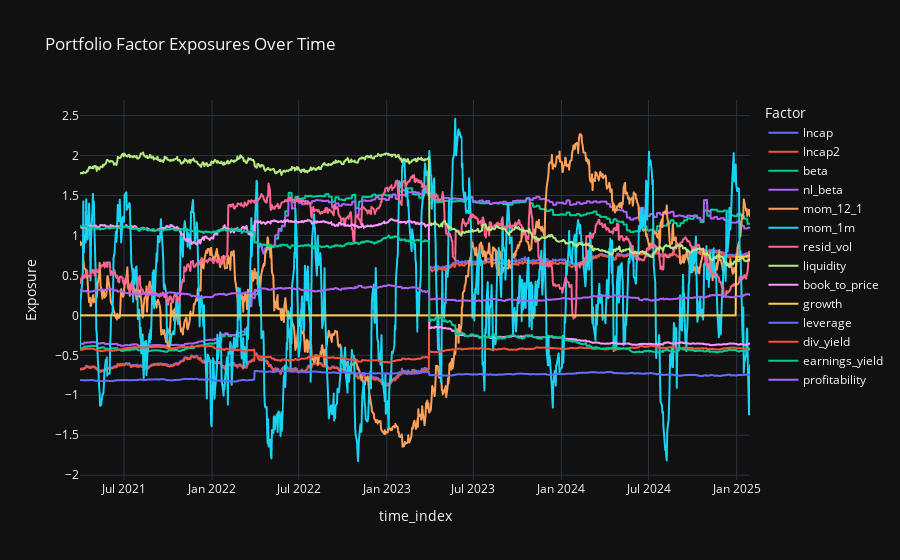

Notebook cell for this chart:
### Markdown cell above
## 3. Compute Portfolio Exposures Over Time
Aggregate asset exposures into portfolio exposures:

$$ x_f(t) = \sum_i w_i \, X_{i,f}(t) $$

### Code cell
# 3. Compute portfolio exposures
port_expo = pfa.portfolio_exposure_df.reset_index().melt(
    id_vars='time_index', var_name='Factor', value_name='Exposure'
)
fig = px.line(port_expo, x='time_index', y='Exposure', color='Factor',
              title='Portfolio Factor Exposures Over Time')
fig.show()

### Figure 1 — Plotly figure (JSON) as saved in the notebook; plotly's stock layout.template omitted (floating-point values rounded to 4 significant figures; data arrays with more than 128 entries replaced by an {"elided": "..."} marker saying what was removed)
{"data": [{"hovertemplate": "Factor=lncap<br>time_index=%{x}<br>Exposure=%{y}<extra></extra>", "legendgroup": "lncap", "line": {"color": "#636efa", "dash": "solid"}, "marker": {"symbol": "circle"}, "mode": "lines", "name": "lncap", "showlegend": true, "x": {"elided": "964 str values"}, "xaxis": "x", "y": {"elided": "964 float values"}, "yaxis": "y", "type": "scattergl"}, {"hovertemplate": "Factor=lncap2<br>time_index=%{x}<br>Exposure=%{y}<extra></extra>", "legendgroup": "lncap2", "line": {"color": "#EF553B", "dash": "solid"}, "marker": {"symbol": "circle"}, "mode": "lines", "name": "lncap2", "showlegend": true, "x": {"elided": "964 str values"}, "xaxis": "x", "y": {"elided": "964 float values"}, "yaxis": "y", "type": "scattergl"}, {"hovertemplate": "Factor=beta<br>time_index=%{x}<br>Exposure=%{y}<extra></extra>", "legendgroup": "beta", "line": {"color": "#00cc96", "dash": "solid"}, "marker": {"symbol": "circle"}, "mode": "lines", "name": "beta", "showlegend": true, "x": {"elided": "964 str values"}, "xaxis": "x", "y": {"elided": "964 float values"}, "yaxis": "y", "type": "scattergl"}, {"hovertemplate": "Factor=nl_beta<br>time_index=%{x}<br>Exposure=%{y}<extra></extra>", "legendgroup": "nl_beta", "line": {"color": "#ab63fa", "dash": "solid"}, "marker": {"symbol": "circle"}, "mode": "lines", "name": "nl_beta", "showlegend": true, "x": {"elided": "964 str values"}, "xaxis": "x", "y": {"elided": "964 float values"}, "yaxis": "y", "type": "scattergl"}, {"hovertemplate": "Factor=mom_12_1<br>time_index=%{x}<br>Exposure=%{y}<extra></extra>", "legendgroup": "mom_12_1", "line": {"color": "#FFA15A", "dash": "solid"}, "marker": {"symbol": "circle"}, "mode": "lines", "name": "mom_12_1", "showlegend": true, "x": {"elided": "964 str values"}, "xaxis": "x", "y": {"elided": "964 float values"}, "yaxis": "y", "type": "scattergl"}, {"hovertemplate": "Factor=mom_1m<br>time_index=%{x}<br>Exposure=%{y}<extra></extra>", "legendgroup": "mom_1m", "line": {"color": "#19d3f3", "dash": "solid"}, "marker": {"symbol": "circle"}, "mode": "lines", "name": "mom_1m", "showlegend": true, "x": {"elided": "964 str values"}, "xaxis": "x", "y": {"elided": "964 float values"}, "yaxis": "y", "type": "scattergl"}, {"hovertemplate": "Factor=resid_vol<br>time_index=%{x}<br>Exposure=%{y}<extra></extra>", "legendgroup": "resid_vol", "line": {"color": "#FF6692", "dash": "solid"}, "marker": {"symbol": "circle"}, "mode": "lines", "name": "resid_vol", "showlegend": true, "x": {"elided": "964 str values"}, "xaxis": "x", "y": {"elided": "964 float values"}, "yaxis": "y", "type": "scattergl"}, {"hovertemplate": "Factor=liquidity<br>time_index=%{x}<br>Exposure=%{y}<extra></extra>", "legendgroup": "liquidity", "line": {"color": "#B6E880", "dash": "solid"}, "marker": {"symbol": "circle"}, "mode": "lines", "name": "liquidity", "showlegend": true, "x": {"elided": "964 str values"}, "xaxis": "x", "y": {"elided": "964 float values"}, "yaxis": "y", "type": "scattergl"}, {"hovertemplate": "Factor=book_to_price<br>time_index=%{x}<br>Exposure=%{y}<extra></extra>", "legendgroup": "book_to_price", "line": {"color": "#FF97FF", "dash": "solid"}, "marker": {"symbol": "circle"}, "mode": "lines", "name": "book_to_price", "showlegend": true, "x": {"elided": "964 str values"}, "xaxis": "x", "y": {"elided": "964 float values"}, "yaxis": "y", "type": "scattergl"}, {"hovertemplate": "Factor=growth<br>time_index=%{x}<br>Exposure=%{y}<extra></extra>", "legendgroup": "growth", "line": {"color": "#FECB52", "dash": "solid"}, "marker": {"symbol": "circle"}, "mode": "lines", "name": "growth", "showlegend": true, "x": {"elided": "964 str values"}, "xaxis": "x", "y": {"elided": "964 float values"}, "yaxis": "y", "type": "scattergl"}, {"hovertemplate": "Factor=leverage<br>time_index=%{x}<br>Exposure=%{y}<extra></extra>", "legendgroup": "leverage", "line": {"color": "#636efa", "dash": "solid"}, "marker": {"symbol": "circle"}, "mode": "lines", "name": "leverage", "showlegend": true, "x": {"elided": "964 str values"}, "xaxis": "x", "y": {"elided": "964 float values"}, "yaxis": "y", "type": "scattergl"}, {"hovertemplate": "Factor=div_yield<br>time_index=%{x}<br>Exposure=%{y}<extra></extra>", "legendgroup": "div_yield", "line": {"color": "#EF553B", "dash": "solid"}, "marker": {"symbol": "circle"}, "mode": "lines", "name": "div_yield", "showlegend": true, "x": {"elided": "964 str values"}, "xaxis": "x", "y": {"elided": "964 float values"}, "yaxis": "y", "type": "scattergl"}, {"hovertemplate": "Factor=earnings_yield<br>time_index=%{x}<br>Exposure=%{y}<extra></extra>", "legendgroup": "earnings_yield", "line": {"color": "#00cc96", "dash": "solid"}, "marker": {"symbol": "circle"}, "mode": "lines", "name": "earnings_yield", "showlegend": true, "x": {"elided": "964 str values"}, "xaxis": "x", "y": {"elided": "964 float values"}, "yaxis": "y", "type": "scattergl"}, {"hovertemplate": "Factor=profitability<br>time_index=%{x}<br>Exposure=%{y}<extra></extra>", "legendgroup": "profitability", "line": {"color": "#ab63fa", "dash": "solid"}, "marker": {"symbol": "circle"}, "mode": "lines", "name": "profitability", "showlegend": true, "x": {"elided": "964 str values"}, "xaxis": "x", "y": {"elided": "964 float values"}, "yaxis": "y", "type": "scattergl"}], "layout": {"xaxis": {"anchor": "y", "domain": [0.0, 1.0], "title": {"text": "time_index"}}, "yaxis": {"anchor": "x", "domain": [0.0, 1.0], "title": {"text": "Exposure"}}, "legend": {"title": {"text": "Factor"}, "tracegroupgap": 0}, "title": {"text": "Portfolio Factor Exposures Over Time"}}}
